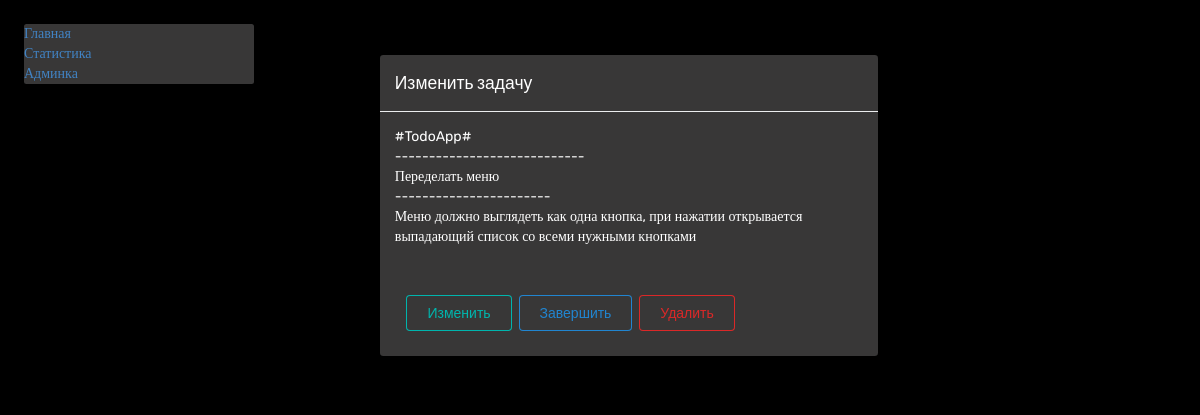
Before: /get_detail/37 with the older database file.
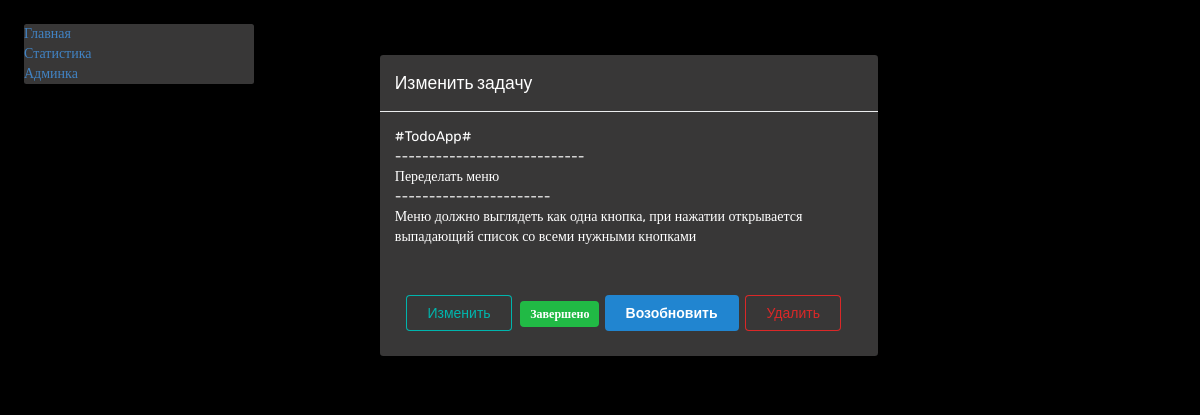
After: the same page with the newer database file.
### todo/models.py (models this page shows)
class ToDo(db.Model):
    id = db.Column(db.Integer, primary_key=True)
    title = db.Column(db.String(100))
    tag = db.Column(db.String(50))
    descr = db.Column(db.String(1000))
    create_date = db.Column(db.String(25))
    close_date = db.Column(db.String(25))
    is_complete = db.Column(db.Boolean)

### todo/routes.py (the view)
@app.get('/get_detail/<int:todo_id>')
def get_detail(todo_id):
    one_todo = ToDo.query.filter_by(id=todo_id).all()
    todo_tags = Tag.query.distinct(Tag.title)
    return render_template('todo/modal2.html', todo_list=one_todo, todo_tags=todo_tags)

### todo/templates/todo/modal2.html (shortened to what this page needs)
<!doctype html>
<html lang="ru">
<link rel="stylesheet" href="{{ url_for('static', filename='css/style_modal.css') }}">
<link rel="stylesheet" href="https://cdn.jsdelivr.net/npm/semantic-ui@2.4.2/dist/semantic.min.css">
<link href="https://cdn.jsdelivr.net/gh/Alaev-Co/snowflakes/dist/snow.min.css" rel="stylesheet">
<body style="background-color: black; font-family: Rubik;">
    <head>
    </head>
<div class="content" style="  display: flex; margin-top: 2%; margin-left: 2%; margin-right: 2%; color: white;">
    <div class="navigation" style="color: white; background-color: rgb(56, 55, 55); width: 20%; height: 10%; margin-bottom: 1%; border-radius: 2.5px;">
        <a href="/">Главная</a><br>
        <a href="/stats">Статистика</a><br>
        <a href="/admin">Админка</a><br>
    </div>
    {% block content %}
    {% for todo in todo_list %}
    <div id="openModal2" class="modal">
        <div class="modal-dialog">
            <div class="modal-content">
                <div class="modal-header">
                    <h3 class="modal-title">Изменить задачу</h3>
                                </div>
                <div class="modal-body">
                    <form class="ui form" action="/get_task/{{todo.id}}" method="get"
                        style="width: 100%; background-color: rgb(56, 55, 55);" name="creator">
                        <div class="field">
                            #{{todo.tag}}#<br>----------------------------<br>{{todo.title}}<br>-----------------------<br>{{todo.descr | safe}}<br>
                        </div>
                        <button class="ui teal basic button" type="submit"
                            style="margin-bottom: 10px; margin-left: 2.5%;">Изменить</button>
                            {% if todo.is_complete == False %}
                            <a class="ui primary basic button" href="/update/{{ todo.id }}">Завершить</a>
                            {% else %}
                            <span class="ui green label">Завершено</span>
                            <a class="ui blue button" href="/update/{{ todo.id }}">Возобновить</a>
                            {% endif %}
                            <a class="ui negative basic button" href="/delete/{{ todo.id }}">Удалить</a>
                    </form>
                </div>
            </div>
            {% endfor %}
        </div>
    </div>
</div>
    {% endblock content %}
</body>
</html>

### todo/static/css/style_modal.css (style rules this page uses)
body { background-color: dimgrey; }
.modal { top: 0; right: 0; bottom: 0; left: 0; background: rgba(0,0,0,0.5); margin: 0; padding: 0; margin-left: 2.5%; width: 60%; height: 60%; }
.modal-dialog { position: relative; width: auto; margin: 10px; }
@media (min-width: 576px) { .modal-dialog { max-width: 500px; margin: 30px auto; } }
.modal-content { position: relative; display: -webkit-box; display: -webkit-flex; display: -ms-flexbox; display: flex; -webkit-box-orient: vertical; -webkit-box-direction: normal; -webkit-flex-direction: column; -ms-flex-direction: column; flex-direction: column; background-color: rgb(56, 55, 55);; -webkit-background-clip: padding-box; background-clip: padding-box; border: 1px solid rgba(0,0,0,.2); border-radius: .3rem; outline: 0; }
@media (min-width: 768px) { .modal-content { -webkit-box-shadow: 0 5px 15px rgba(0,0,0,.5); box-shadow: 0 5px 15px rgba(0,0,0,.5); } }
.modal-header { display: -webkit-box; display: -webkit-flex; display: -ms-flexbox; display: flex; -webkit-box-align: center; -webkit-align-items: center; -ms-flex-align: center; align-items: center; -webkit-box-pack: justify; -webkit-justify-content: space-between; -ms-flex-pack: justify; justify-content: space-between; padding: 15px; border-bottom: 1px solid #eceeef; }
.modal-title { margin-top: 0; margin-bottom: 0; line-height: 1.5; font-size: 1.25rem; font-weight: 500; color: white; }
.modal-body { position: relative; -webkit-box-flex: 1; -webkit-flex: 1 1 auto; -ms-flex: 1 1 auto; flex: 1 1 auto; padding: 15px; overflow: auto; }

Changed rows visible on the page:
changed ToDo "TodoApp": is_complete "Завершить" → "Завершено Возобновить"
